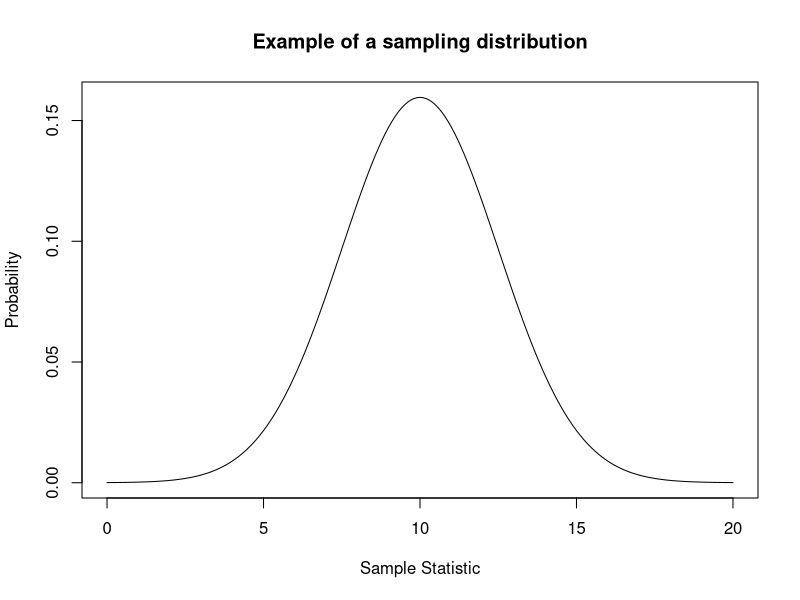

The R script that drew this image: (Note: this script raises an error after producing the figure.)
## ---- chunk 1
# let's create a super basic normal distribution to represent a sampling distribution.
# the mean of our distribution will be 10 and the standard deviation will be 2.5. 
x = seq(0, 20, by = .1)
y = dnorm(x, mean = 10, sd = 2.5)

# Now we plot the distribution using plot(). 
plot(x,y,type = 'l', main = "Example of a sampling distribution", ylab = 'Probability',
     xlab = 'Sample Statistic')

# Now let's draw a single sample from an identical sampling distribution using the rnorm function.
# If you are not familiar with rnorm, try running help(rnorm) and see what comes up. The mean of our 
# sample will be 10 and the standard deviation will be 2.5. Store this sample in a
# variable called sample.
sample = 

#Now let's draw 5000 samples from an identical distribution and see what they look like using the 
#hist() function. Store these samples in a variable called sample again. Try help(hist) if stuck.
sample = 
hist()
## ---- chunk 2
# What does our t distribution look like?
x = seq(-5,5,by = 0.001)
tdistr = dt(x,19)
plot(x,tdistr,type = "l",main = "t distribution",xlab = "t",ylab = "Probability Density")

# Look at the plot and then append the code below to your plot to create a rejection region. 
# + polygon(c(x[x> = 1.73], max(x), 1.73), c(tdistr[x> = 1.73], 0, 0), col = "red") #
## ---- chunk 3
# First set the sample size we are going to use when we draw our sample. Let's do a sample size of 20 and
# call the variable n
n = 20

# Create a sample to use via the rnorm command. Call this variable "sample".
# Give it a mean of 10 and a standard deviation of 2.5
# plot it in a histogram using hist()
sample = 

# Quickly remake the t distribution, by copying the code we used last time. 

# what's our t value and where is it on the distribution?  What do you predict for the result of
# the test?
obs_t = (mean(sample)-10)/(sd(sample)/sqrt(length(sample)))

# R's t-test function is called t.test. run help(t.test) to get a feel for the function.


# do the t.test:
# remember, the mean of our null is 10 and we want to do a right, one-sided test (greater than)


# There are a lot of outputs, but for our purposes we want to focus on 
# the p-value. 
## ---- chunk 4
N_iter = 20000
h_out = 0
alpha = 0.05
for (i in 1:N_iter){
  x = rnorm(n, mean = 10, sd = 2.5)
  p = t.test(x,mu = 10,alternative = "g")[["p.value"]]
  if (p < alpha){
  h_out = h_out+1
  }
  }
# So what's the rate of type I error?

h_out/N_iter

# It should be close to our significance level!  If H0 is true and we
# reject the Null we are out in the tail of distribution by chance.  And
# alpha is the probability of that!
## ---- chunk 5
# First make 2 large samples using rnorm again. let's say 200 and 400 samples each. 
# Call the variables x and y.The mean of x will be 10 and the mean of y will be 11. 
# Set the standard deviation to 2.5 
x =
y =

# Look at them using hist().

# Very cute, but let's reduce the number of data points to make this a
# little more messy, I mean realistic. Let's do sample sizes of x = 20 and y = 40 (same sd).

x =
y =

# Look at them using hist().

## ---- chunk 6
# Here I made the variances equal. In practice if we are using a two
# sample t test and allowing ourselves to assume equal variances then we
# compute what is called the pooled standard deviation.  

sp = ((length(x)-1)*sd(x)^2+(length(y)-1)*sd(y)^2)/(length(x)+length(y)-2)
sp = sqrt(sp)

# Then we need to think about our H0 for a moment.

# Let's say our H0 is that the population means are equal.ie mean(x)=mean(y).
# So we can calculate our t statistic as follows:
  
obs_t = (mean(x)-mean(y))/sqrt((sp^2)/length(x)+(sp^2)/length(y))

# Now we need to think about our Ha.  Let's say we thought it might be the
# case that mean(x) < mean(y), That means our t stat would be out there in the left
# tail of the distribution.  Think about an extreme case where we would feel confident
# in saying mean(x) < mean(y).  Imagine mean(x) was 0 and
# mean(y) was 1000.  If the samples were large and xbar ~mean(x) and ybar ~mean(y) then
# tstat would be large and negative! This means to the left.

# Ok so what does our t distribution look like?  Where does our observed
# value of t land?  What does that imply for our testing?

tdistr = dt(seq(-5,5,by=.1),length(x)+length(y)-2)
plot(seq(-5,5,by = .1),tdistr,type = "l",main = "t distribution, 2 samp test example",xlab = "",ylab = "")

# Ok now use the t.test to perform a two-sample t-test. We do not need to set mu, instead we need to 
# input both samples into t.test(). We also need to specify that the variances of our samples are 
# equal and that we want a "left" or "lesser" one-sided t-test. 

# Do the results of the t-test confirm your suspicions?

# Note the test can also be done without assuming the variances are equal

# In this case the t stat is a bit easier to calculate.  
# No pooled sd. However this test is less accurate than 
# a test made with the assumption of equal variances.

# Due to this approximation the test stat is only approximately t
# distributed so you only get approximately alpha significance.
## ---- chunk 7
# Ok we need two samples again. Let's call them x and y again. 
# Set both sample sizes to 200. Set the mean of one of x to 10 and the mean of y to 11. 
# Standard deviation for both is 2.5

x =
y =

# Ok, so what are our diffs? does the order matter? In this case our HA is that mean(x)<mean(y), so we 
# are going to calculate the diffs as x-y with our expectation being that there will be a negative 
# difference if the null is false. 
the_diffs =

# What's our H0?  Let's say it is that the means are equal again.

# What's our t stat?

obs_t = mean(the_diffs)/(sd(the_diffs)/sqrt(length(the_diffs)))

# What does our t distribution look like? Where is our observed t value?
# What's the likely outcome of our test?

tdistr = dt(seq(-5,5,by=.1),length(the_diffs)-1)
plot(seq(-5,5,by = .1),tdistr,type = "l",main = "t distribution, paired test example",xlab = "",ylab = "")

# What's our Ha?  Let's say that it is mean(x)<mean(y), so we need to look at a
# rejection region in the left tail of the distribution.
# Ok, do the test. It's t.test again but this time we are going to specify that they are paired. 


